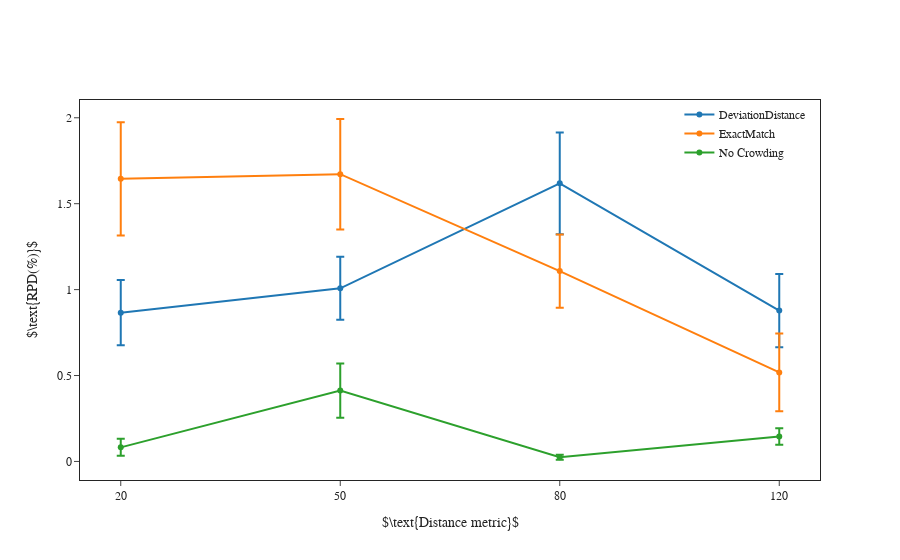

The cell this chart's notebook holds for it:
### Markdown cell above
### Crowding vs No Crowding

### Code cell
fig = plot_line_diagram(
    "../solutions/crowding-all", 
    ["distance_metric"], 
    r"$\text{Distance metric}$", 
    r"$\text{RPD(%)}$", 
    "10_crowding-all",
)

fig.update_layout(
    legend=dict(
        x=0.81, 
        y=1
    )
)


fig.show()

### Figure 1 — Plotly figure (JSON) as saved in the notebook; plotly's stock layout.template omitted (floating-point values rounded to 4 significant figures)
{"data": [{"error_y": {"array": [0.1897, 0.1832, 0.2961, 0.2127], "type": "data", "visible": true}, "name": "DeviationDistance", "type": "scatter", "x": [20, 50, 80, 120], "y": [0.8658, 1.008, 1.619, 0.8779]}, {"error_y": {"array": [0.3292, 0.3213, 0.2132, 0.2258], "type": "data", "visible": true}, "name": "ExactMatch", "type": "scatter", "x": [20, 50, 80, 120], "y": [1.645, 1.672, 1.108, 0.5181]}, {"error_y": {"array": [0.04942, 0.1575, 0.01449, 0.04809], "type": "data", "visible": true}, "name": "No Crowding", "type": "scatter", "x": [20, 50, 80, 120], "y": [0.08202, 0.4123, 0.02439, 0.1446]}], "layout": {"font": {"family": "Times New Roman"}, "legend": {"x": 0.81, "y": 1}, "xaxis": {"mirror": true, "title": {"text": "$\\text{Distance metric}$"}, "type": "category"}, "yaxis": {"mirror": true, "title": {"text": "$\\text{RPD(%)}$"}}}}
